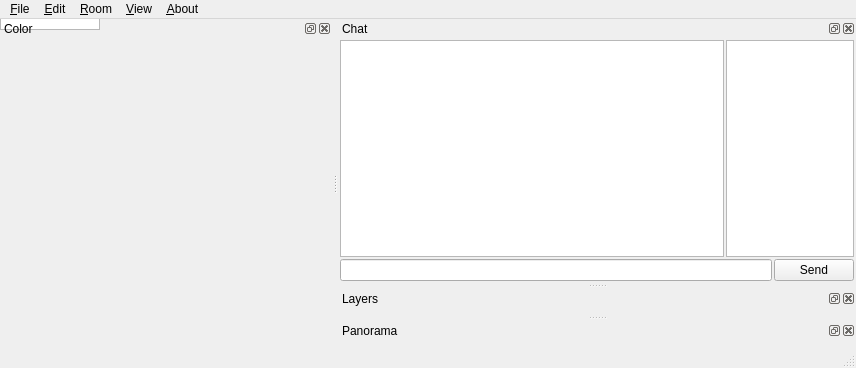
<?xml version="1.0" encoding="UTF-8"?>
<ui version="4.0">
 <class>MainWindow</class>
 <widget class="QMainWindow" name="MainWindow">
  <property name="geometry">
   <rect>
    <x>0</x>
    <y>0</y>
    <width>856</width>
    <height>368</height>
   </rect>
  </property>
  <property name="windowTitle">
   <string>Mr.Paint</string>
  </property>
  <property name="windowIcon">
   <iconset resource="../resources.qrc">
    <normaloff>:/iconset/icon.png</normaloff>:/iconset/icon.png</iconset>
  </property>
  <widget class="CanvasContainer" name="centralWidget">
   <widget class="Canvas" name="canvas" native="true"/>
  </widget>
  <widget class="QDockWidget" name="dockWidget">
   <property name="windowTitle">
    <string>Color</string>
   </property>
   <attribute name="dockWidgetArea">
    <number>1</number>
   </attribute>
   <widget class="QWidget" name="dockWidgetContents">
    <layout class="QVBoxLayout" name="verticalLayout_4">
     <property name="spacing">
      <number>2</number>
     </property>
     <property name="leftMargin">
      <number>2</number>
     </property>
     <property name="topMargin">
      <number>2</number>
     </property>
     <property name="rightMargin">
      <number>2</number>
     </property>
     <property name="bottomMargin">
      <number>2</number>
     </property>
     <item>
      <widget class="ColorBox" name="colorBox" native="true"/>
     </item>
     <item>
      <widget class="ColorGrid" name="colorGrid" native="true"/>
     </item>
     <item>
      <spacer name="verticalSpacer_2">
       <property name="orientation">
        <enum>Qt::Vertical</enum>
       </property>
       <property name="sizeHint" stdset="0">
        <size>
         <width>0</width>
         <height>0</height>
        </size>
       </property>
      </spacer>
     </item>
    </layout>
   </widget>
  </widget>
  <widget class="QDockWidget" name="dockWidget_2">
   <property name="windowTitle">
    <string>Chat</string>
   </property>
   <attribute name="dockWidgetArea">
    <number>2</number>
   </attribute>
   <widget class="QWidget" name="dockWidgetContents_2">
    <layout class="QGridLayout" name="gridLayout">
     <property name="leftMargin">
      <number>2</number>
     </property>
     <property name="topMargin">
      <number>2</number>
     </property>
     <property name="rightMargin">
      <number>2</number>
     </property>
     <property name="bottomMargin">
      <number>2</number>
     </property>
     <property name="spacing">
      <number>2</number>
     </property>
     <item row="0" column="0">
      <widget class="QTextEdit" name="textEdit">
       <property name="sizePolicy">
        <sizepolicy hsizetype="Expanding" vsizetype="Expanding">
         <horstretch>3</horstretch>
         <verstretch>0</verstretch>
        </sizepolicy>
       </property>
       <property name="readOnly">
        <bool>true</bool>
       </property>
       <property name="textInteractionFlags">
        <set>Qt::LinksAccessibleByKeyboard|Qt::LinksAccessibleByMouse|Qt::TextBrowserInteraction|Qt::TextSelectableByKeyboard|Qt::TextSelectableByMouse</set>
       </property>
      </widget>
     </item>
     <item row="0" column="1">
      <widget class="MemberListWidget" name="memberList">
       <property name="sizePolicy">
        <sizepolicy hsizetype="Expanding" vsizetype="Expanding">
         <horstretch>1</horstretch>
         <verstretch>0</verstretch>
        </sizepolicy>
       </property>
      </widget>
     </item>
     <item row="1" column="0" colspan="2">
      <layout class="QHBoxLayout" name="horizontalLayout">
       <property name="spacing">
        <number>2</number>
       </property>
       <item>
        <widget class="QLineEdit" name="lineEdit">
         <property name="sizePolicy">
          <sizepolicy hsizetype="Expanding" vsizetype="Fixed">
           <horstretch>1</horstretch>
           <verstretch>0</verstretch>
          </sizepolicy>
         </property>
        </widget>
       </item>
       <item>
        <widget class="QPushButton" name="pushButton">
         <property name="text">
          <string>Send</string>
         </property>
        </widget>
       </item>
      </layout>
     </item>
    </layout>
   </widget>
  </widget>
  <widget class="QDockWidget" name="dockWidget_3">
   <property name="windowTitle">
    <string>Layers</string>
   </property>
   <attribute name="dockWidgetArea">
    <number>2</number>
   </attribute>
   <widget class="QWidget" name="dockWidgetContents_3">
    <layout class="QVBoxLayout" name="verticalLayout_2">
     <property name="spacing">
      <number>2</number>
     </property>
     <property name="leftMargin">
      <number>2</number>
     </property>
     <property name="topMargin">
      <number>2</number>
     </property>
     <property name="rightMargin">
      <number>2</number>
     </property>
     <property name="bottomMargin">
      <number>2</number>
     </property>
     <item>
      <widget class="LayerWidget" name="layerWidget" native="true"/>
     </item>
    </layout>
   </widget>
  </widget>
  <widget class="QMenuBar" name="menuBar">
   <property name="geometry">
    <rect>
     <x>0</x>
     <y>0</y>
     <width>856</width>
     <height>23</height>
    </rect>
   </property>
   <widget class="QMenu" name="menu_File">
    <property name="title">
     <string>&amp;File</string>
    </property>
    <widget class="QMenu" name="menuExport">
     <property name="title">
      <string>Export...</string>
     </property>
     <addaction name="actionExport_Visiable"/>
     <addaction name="actionExport_All"/>
     <addaction name="actionExport_Visible_To_ClipBorad"/>
     <addaction name="actionExport_All_To_Clipboard"/>
    </widget>
    <addaction name="menuExport"/>
    <addaction name="action_Quit"/>
   </widget>
   <widget class="QMenu" name="menu_About">
    <property name="title">
     <string>&amp;About</string>
    </property>
    <addaction name="action_About_Mr_Paint"/>
    <addaction name="actionAbout_Qt"/>
   </widget>
   <widget class="QMenu" name="menu_View">
    <property name="title">
     <string>&amp;View</string>
    </property>
    <addaction name="actionReset_View"/>
   </widget>
   <widget class="QMenu" name="menu_Room">
    <property name="title">
     <string>&amp;Room</string>
    </property>
    <widget class="QMenu" name="menuClear_Canvas">
     <property name="title">
      <string>Clear Canvas</string>
     </property>
     <addaction name="actionAll_Layers"/>
    </widget>
    <addaction name="menuClear_Canvas"/>
    <addaction name="actionClose_Room"/>
   </widget>
   <widget class="QMenu" name="menu_Edit">
    <property name="title">
     <string>&amp;Edit</string>
    </property>
    <addaction name="actionConfiguration"/>
   </widget>
   <addaction name="menu_File"/>
   <addaction name="menu_Edit"/>
   <addaction name="menu_Room"/>
   <addaction name="menu_View"/>
   <addaction name="menu_About"/>
  </widget>
  <widget class="QDockWidget" name="dockWidget_4">
   <property name="windowTitle">
    <string>Panorama</string>
   </property>
   <attribute name="dockWidgetArea">
    <number>2</number>
   </attribute>
   <widget class="QWidget" name="panoramaContents">
    <layout class="QVBoxLayout" name="panoramaLayout">
     <property name="spacing">
      <number>2</number>
     </property>
     <property name="leftMargin">
      <number>2</number>
     </property>
     <property name="topMargin">
      <number>2</number>
     </property>
     <property name="rightMargin">
      <number>2</number>
     </property>
     <property name="bottomMargin">
      <number>2</number>
     </property>
     <item>
      <widget class="PanoramaWidget" name="panorama" native="true">
       <property name="sizePolicy">
        <sizepolicy hsizetype="Expanding" vsizetype="Expanding">
         <horstretch>1</horstretch>
         <verstretch>1</verstretch>
        </sizepolicy>
       </property>
      </widget>
     </item>
    </layout>
   </widget>
  </widget>
  <widget class="QStatusBar" name="statusBar"/>
  <action name="actionExport_All">
   <property name="text">
    <string>Export All to File</string>
   </property>
  </action>
  <action name="actionExport_Visiable">
   <property name="text">
    <string>Export Visible To File</string>
   </property>
  </action>
  <action name="action_Quit">
   <property name="text">
    <string>&amp;Quit</string>
   </property>
  </action>
  <action name="action_About_Mr_Paint">
   <property name="text">
    <string>About Mr.Paint</string>
   </property>
  </action>
  <action name="actionAbout_Qt">
   <property name="text">
    <string>About Qt</string>
   </property>
  </action>
  <action name="actionExport_Visible_To_ClipBorad">
   <property name="text">
    <string>Export Visible To ClipBorad</string>
   </property>
  </action>
  <action name="actionExport_All_To_Clipboard">
   <property name="text">
    <string>Export All To Clipboard</string>
   </property>
  </action>
  <action name="actionReset_View">
   <property name="text">
    <string>Reset View</string>
   </property>
  </action>
  <action name="actionNothing_Here">
   <property name="text">
    <string>Nothing Here</string>
   </property>
  </action>
  <action name="actionClose_Room">
   <property name="text">
    <string>Close Room</string>
   </property>
  </action>
  <action name="actionAll_Layers">
   <property name="text">
    <string>All Layers</string>
   </property>
  </action>
  <action name="actionConfiguration">
   <property name="text">
    <string>Configuration</string>
   </property>
  </action>
 </widget>
 <layoutdefault spacing="6" margin="11"/>
 <customwidgets>
  <customwidget>
   <class>Canvas</class>
   <extends>QWidget</extends>
   <header>canvas.h</header>
   <container>1</container>
  </customwidget>
  <customwidget>
   <class>ColorGrid</class>
   <extends>QWidget</extends>
   <header>colorgrid.h</header>
   <container>1</container>
  </customwidget>
  <customwidget>
   <class>LayerWidget</class>
   <extends>QWidget</extends>
   <header>layerwidget.h</header>
   <container>1</container>
  </customwidget>
  <customwidget>
   <class>ColorBox</class>
   <extends>QWidget</extends>
   <header>colorbox.h</header>
   <container>1</container>
  </customwidget>
  <customwidget>
   <class>PanoramaWidget</class>
   <extends>QWidget</extends>
   <header>panoramawidget.h</header>
   <container>1</container>
  </customwidget>
  <customwidget>
   <class>CanvasContainer</class>
   <extends>QGraphicsView</extends>
   <header>canvascontainer.h</header>
  </customwidget>
  <customwidget>
   <class>MemberListWidget</class>
   <extends>QListWidget</extends>
   <header>memberlistwidget.h</header>
  </customwidget>
 </customwidgets>
 <resources>
  <include location="../resources.qrc"/>
 </resources>
 <connections/>
</ui>
